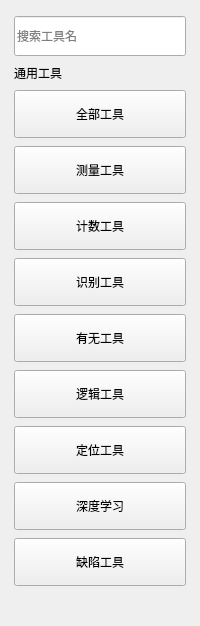
       <widget class="QFrame" name="toolLibrarySidebar">
        <property name="minimumSize">
         <size>
          <width>200</width>
          <height>0</height>
         </size>
        </property>
        <property name="maximumSize">
         <size>
          <width>200</width>
          <height>16777215</height>
         </size>
        </property>
        <property name="frameShape">
         <enum>QFrame::NoFrame</enum>
        </property>
        <layout class="QVBoxLayout" name="verticalLayout_sidebar">
         <property name="spacing">
          <number>8</number>
         </property>
         <property name="leftMargin">
          <number>14</number>
         </property>
         <property name="topMargin">
          <number>16</number>
         </property>
         <property name="rightMargin">
          <number>14</number>
         </property>
         <property name="bottomMargin">
          <number>0</number>
         </property>
         <item>
          <widget class="QLineEdit" name="toolSearchEdit">
           <property name="minimumSize">
            <size>
             <width>170</width>
             <height>40</height>
            </size>
           </property>
           <property name="placeholderText">
            <string>搜索工具名</string>
           </property>
          </widget>
         </item>
         <item>
          <widget class="QLabel" name="generalToolsLabel">
           <property name="text">
            <string>通用工具</string>
           </property>
           <property name="sidebarGroup" stdset="0">
            <bool>true</bool>
           </property>
          </widget>
         </item>
         <item>
          <widget class="QPushButton" name="allToolsButton">
           <property name="minimumSize">
            <size>
             <width>0</width>
             <height>48</height>
            </size>
           </property>
           <property name="text">
            <string>全部工具</string>
           </property>
           <property name="checkable">
            <bool>true</bool>
           </property>
           <property name="navButton" stdset="0">
            <bool>true</bool>
           </property>
          </widget>
         </item>
         <item>
          <widget class="QPushButton" name="measureToolsButton">
           <property name="minimumSize">
            <size>
             <width>0</width>
             <height>48</height>
            </size>
           </property>
           <property name="text">
            <string>测量工具</string>
           </property>
           <property name="checkable">
            <bool>true</bool>
           </property>
           <property name="navButton" stdset="0">
            <bool>true</bool>
           </property>
          </widget>
         </item>
         <item>
          <widget class="QPushButton" name="countToolsButton">
           <property name="minimumSize">
            <size>
             <width>0</width>
             <height>48</height>
            </size>
           </property>
           <property name="text">
            <string>计数工具</string>
           </property>
           <property name="checkable">
            <bool>true</bool>
           </property>
           <property name="navButton" stdset="0">
            <bool>true</bool>
           </property>
          </widget>
         </item>
         <item>
          <widget class="QPushButton" name="recognitionToolsButton">
           <property name="minimumSize">
            <size>
             <width>0</width>
             <height>48</height>
            </size>
           </property>
           <property name="text">
            <string>识别工具</string>
           </property>
           <property name="checkable">
            <bool>true</bool>
           </property>
           <property name="navButton" stdset="0">
            <bool>true</bool>
           </property>
          </widget>
         </item>
         <item>
          <widget class="QPushButton" name="presenceToolsButton">
           <property name="minimumSize">
            <size>
             <width>0</width>
             <height>48</height>
            </size>
           </property>
           <property name="text">
            <string>有无工具</string>
           </property>
           <property name="checkable">
            <bool>true</bool>
           </property>
           <property name="navButton" stdset="0">
            <bool>true</bool>
           </property>
          </widget>
         </item>
         <item>
          <widget class="QPushButton" name="logicToolsButton">
           <property name="minimumSize">
            <size>
             <width>0</width>
             <height>48</height>
            </size>
           </property>
           <property name="text">
            <string>逻辑工具</string>
           </property>
           <property name="checkable">
            <bool>true</bool>
           </property>
           <property name="navButton" stdset="0">
            <bool>true</bool>
           </property>
          </widget>
         </item>
         <item>
          <widget class="QPushButton" name="locationToolsButton">
           <property name="minimumSize">
            <size>
             <width>0</width>
             <height>48</height>
            </size>
           </property>
           <property name="text">
            <string>定位工具</string>
           </property>
           <property name="checkable">
            <bool>true</bool>
           </property>
           <property name="navButton" stdset="0">
            <bool>true</bool>
           </property>
          </widget>
         </item>
         <item>
          <widget class="QPushButton" name="deepLearningToolsButton">
           <property name="minimumSize">
            <size>
             <width>0</width>
             <height>48</height>
            </size>
           </property>
           <property name="text">
            <string>深度学习</string>
           </property>
           <property name="checkable">
            <bool>true</bool>
           </property>
           <property name="navButton" stdset="0">
            <bool>true</bool>
           </property>
          </widget>
         </item>
         <item>
          <widget class="QPushButton" name="defectToolsButton">
           <property name="minimumSize">
            <size>
             <width>0</width>
             <height>48</height>
            </size>
           </property>
           <property name="text">
            <string>缺陷工具</string>
           </property>
           <property name="checkable">
            <bool>true</bool>
           </property>
           <property name="navButton" stdset="0">
            <bool>true</bool>
           </property>
          </widget>
         </item>
         <item>
          <spacer name="verticalSpacer_sidebar">
           <property name="orientation">
            <enum>Qt::Vertical</enum>
           </property>
           <property name="sizeHint" stdset="0">
            <size>
             <width>20</width>
             <height>40</height>
            </size>
           </property>
          </spacer>
         </item>
        </layout>
       </widget>
